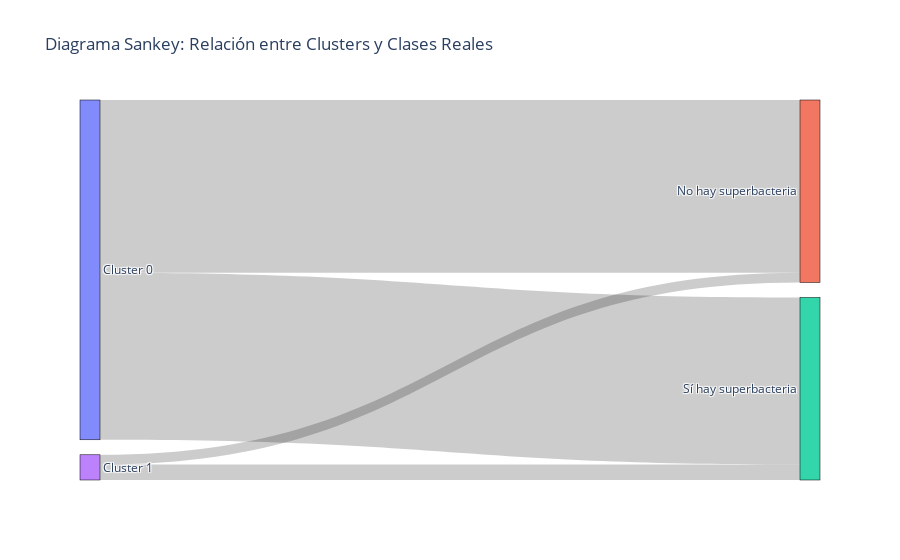

Notebook source saved alongside this figure:
### Code cell
# 1. Clustering con el mejor número de clusters
best_n_clusters = top_n_clusters[0]
bis_kmeans = BisectingKMeans(n_clusters=best_n_clusters,
                             init='k-means++', 
                             random_state=789, 
                             copy_x=True, 
                             bisecting_strategy='biggest_inertia')
labels_biskmeans= bis_kmeans.fit_predict(X_array_train)
centroids_biskmeans = bis_kmeans.cluster_centers_

# Calcular Adjusted Rand Index
ari = adjusted_rand_score(y_train, labels_biskmeans)
print(f"Adjusted Rand Index para Bisecting Kmeans con k={best_n_clusters}: {ari:.4f}")

# 2. Renombrar las clases reales (0 = no hay superb, 1 = Sí hya superb)
y_train_named = y_train.map({0: 'No hay superbacteria', 1: 'Sí hay superbacteria'})

# 3. Crear DataFrame para el Sankey
df_sankey = pd.DataFrame({
    'Cluster': 'Cluster ' + pd.Series(labels_biskmeans).astype(str),
    'Clase Real': y_train_named.reset_index(drop=True)
})

# 4. Agrupar combinaciones
links = df_sankey.groupby(['Cluster', 'Clase Real']).size().reset_index(name='count')

# 5. Crear nodos únicos
labels = pd.unique(links[['Cluster', 'Clase Real']].values.ravel())
label_map = {label: i for i, label in enumerate(labels)}

# 6. Mapear texto a índices
source = links['Cluster'].map(label_map)
target = links['Clase Real'].map(label_map)
value = links['count']

# 7. Crear el diagrama Sankey
fig = go.Figure(go.Sankey(
    node=dict(
        pad=15,
        thickness=20,
        line=dict(color="black", width=0.5),
        label=labels
    ),
    link=dict(
        source=source,
        target=target,
        value=value
    )
))

fig.update_layout(title_text="Diagrama Sankey: Relación entre Clusters y Clases Reales", font_size=12)
fig.show()

### Figure 1 — Plotly figure (JSON) as saved in the notebook; plotly's stock layout.template omitted (floating-point values rounded to 4 significant figures)
{"data": [{"link": {"source": [0, 0, 3, 3], "target": [1, 2, 1, 2], "value": [1096, 1060, 62, 98]}, "node": {"label": ["Cluster 0", "No hay superbacteria", "Sí hay superbacteria", "Cluster 1"], "line": {"color": "black", "width": 0.5}, "pad": 15, "thickness": 20}, "type": "sankey"}], "layout": {"font": {"size": 12}, "title": {"text": "Diagrama Sankey: Relación entre Clusters y Clases Reales"}}}
